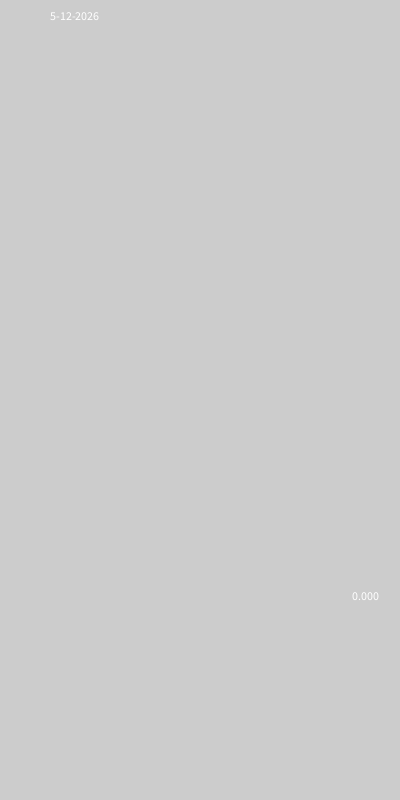
Frame 1 (no input)
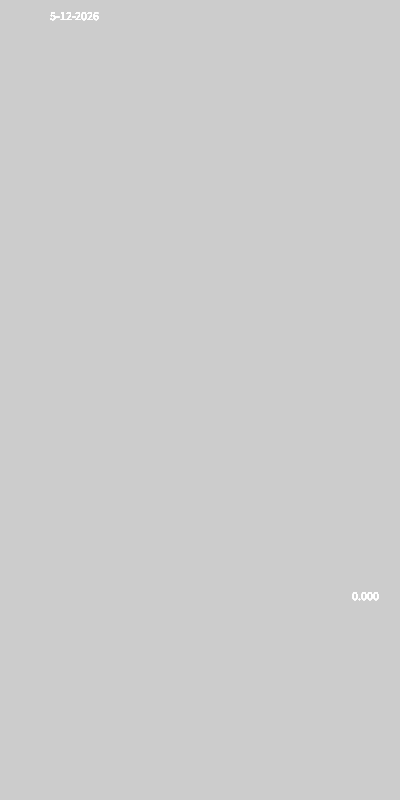
Frame 60 (the mouse pressed at the canvas centre just before this capture)
Frame 120 (the mouse held since frame 60 and released just before this capture): identical to frame 60, image omitted

The Processing sketch that drew these frames (run headless with seeded random() and noise(); from frame 60 on, the mouse is pressed at the canvas centre):

// Processing sketch: kasseapperatv2
// ── kasseapperatv2.pde
int belobUdenMoms = 100;
float belobMedMoms = 0;
String navn = "Jens";


void setup() {
  size(400,800);
}


void draw() {
  float belobMedMoms = beregnMoms(belobUdenMoms);



  udskrivKvittering();
}


float beregnMoms(int belob) {
  return belob*1.25;
}

void udskrivKvittering() {
  udskrivHoved();
  udskrivKrop();
  udskrivTotal();
}

void udskrivHoved() {
  //Uskriv dato
  String dato = lavDato();
  text(dato,50,20);
}

void udskrivKrop() {
}

void udskrivTotal() {
  text(belobMedMoms, 350, 600);
}

String lavDato() {
  // fra processing.org
  //String.valueOf(day(), "/", month(), year(), hour(), ":", minute());-
  int d = day();    // Values from 1 - 31
  int m = month();  // Values from 1 - 12
  int y = year();   // 2003, 2004, 2005, etc.

  String s = String.valueOf(d);
  
  s = s+"-"+String.valueOf(m);
   
  s = s+"-"+String.valueOf(y);
  
  return s;
}
